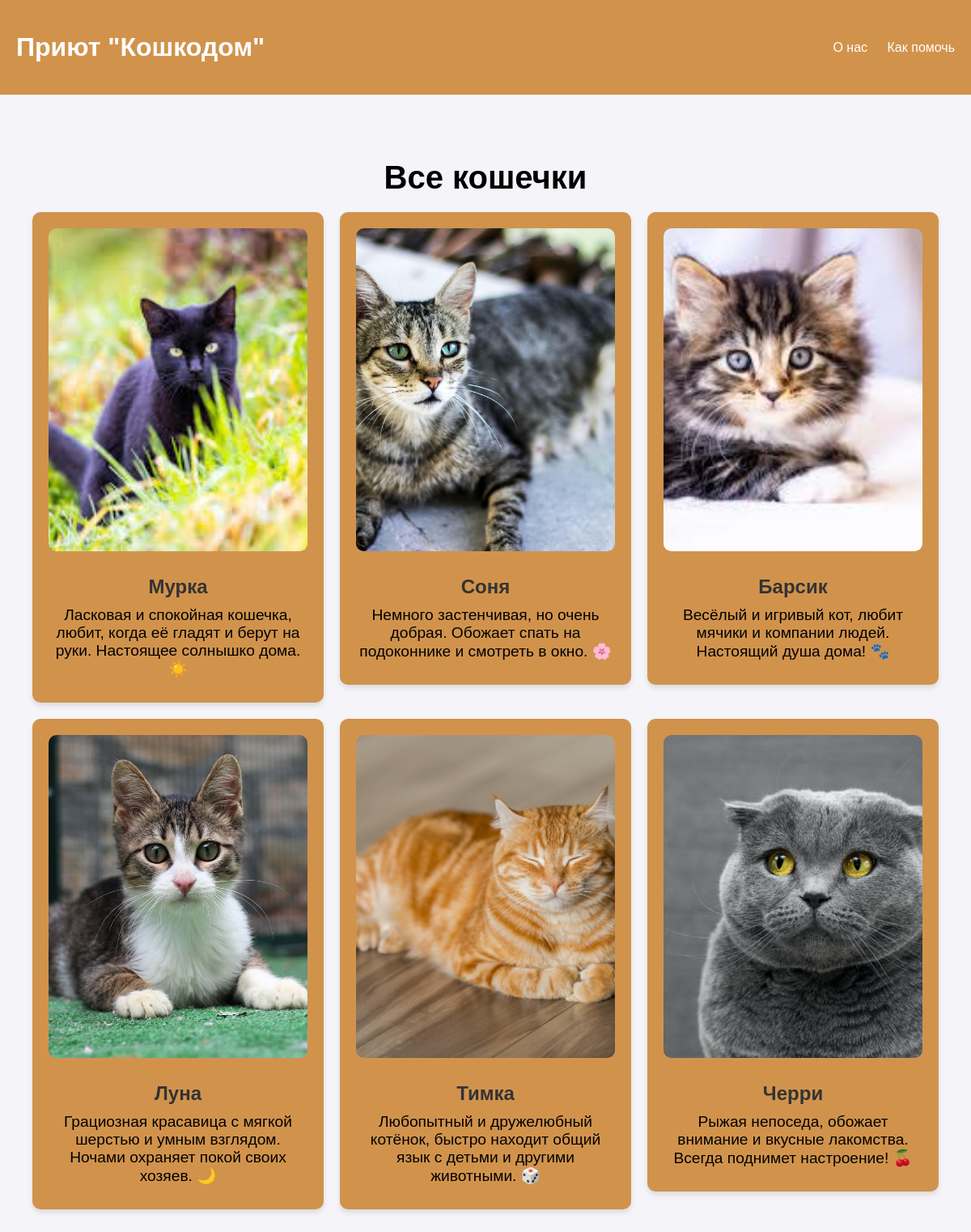
The page / on the database its author committed.
### app/models.py (models this page shows, shortened)
class Cat(models.Model):
    name = models.CharField(max_length=150)
    discription = models.TextField()
    image = models.ImageField(upload_to='images/',
            blank=True, null=True, default='images/default.jpg')

### app/views.py (the view)
# urls.py: path("", views.cat_list, name="cat_list"),
def cat_list(request):
    cats = Cat.objects.all()
    return render(request, "cat_list.html", {'cats': cats})

### app/templates/cat_list.html
{% extends "base.html" %}
{% block content%}
    <div class="container">
          <h2>Все кошечки</h2>
          <div class="list">
            {% for cat in cats %}
              <a href="{% url 'cat_detail' cat.id %}" class="cat-link">
              <div class="profile">
                  <img src="/media/{{cat.image}}" alt="Cat">
                  <h3>{{cat.name}}</h3>
                  <p class="discription">{{cat.discription}} </p>
              </div>
            </a>
              {% endfor %}
        </div>
    </div>
    {% endblock%}

### templates/base.html (shortened to what this page needs)
{%load static%}
<!DOCTYPE html>
<html lang="en">
<head>
    <link rel="stylesheet" href="{% static 'styles.css' %}">
</head>
<body>
    {% include 'header.html' %}
    <main>
        {% block content%}
        {% endblock %}
    </main>
</body>
</html>

### templates/header.html
    <header>
        <div class="container">
            <a href="/" rel="noopener noreferrer" class="logo"><h1>Приют "Кошкодом"</h1></a>
            <nav>
                <a href="/about" rel="noopener noreferrer">О нас</a>
                <a href="/help" rel="noopener noreferrer">Как помочь</a>
            </nav>
        </div>
    </header>

### static/styles.css (style rules this page uses)
* { margin: 0; padding: 0; box-sizing: border-box; }
body { font-family: 'Poppins', sans-serif; background-color: #f4f4f9; color: #000000; }
.container { max-width: 1200px; margin: 0 auto; padding: 20px; }
header { background-color: #d1934c; color: #fff; padding: 20px 0; }
header .container { display: flex; justify-content: space-between; align-items: center; }
header h1 { font-size: 2em; }
header nav a { color: #fff; margin-left: 20px; text-decoration: none; font-size: 1em; }
main h2 { font-size: 2.5em; margin-bottom: 20px; color: #000000; text-align: center; }
.list { display: grid; grid-template-columns: repeat(auto-fit, minmax(280px, 1fr)); gap: 20px; margin-top: 20px; }
.profile { background-color: #d1934c; border-radius: 10px; box-shadow: 0 4px 6px rgba(0, 0, 0, 0.1); overflow: hidden; transition: transform 0.3s, box-shadow 0.3s; text-align: center; padding: 20px; }
.profile img { width: 100%; height: 400px; border-bottom: 1px solid #d1934c; margin-bottom: 15px; object-fit: cover; object-position: center; border-radius: 10px; }
.profile h3 { font-size: 1.5em; margin: 10px 0; color: #333; }
.profile .discription { font-size: 1.2em; color: #000000; margin: 10px 0; }
main { margin-top: 40px; padding: 20px; }
.logo { color: #fff; text-decoration: none; }
.cat-link { color: #000000; text-decoration: none; }

### rows shown on the page
Cat: image (picture), name "Мурка", discription "Ласковая и спокойная кошечка, любит, когда её гладят и берут на руки. Настоящее солнышко дома. ☀️"
Cat: image (picture), name "Соня", discription "Немного застенчивая, но очень добрая. Обожает спать на подоконнике и смотреть в окно. 🌸"
Cat: image (picture), name "Барсик", discription "Весёлый и игривый кот, любит мячики и компании людей. Настоящий душа дома! 🐾"
Cat: image (picture), name "Луна", discription "Грациозная красавица с мягкой шерстью и умным взглядом. Ночами охраняет покой своих хозяев. 🌙"
Cat: image (placeholder picture), name "Тимка", discription "Любопытный и дружелюбный котёнок, быстро находит общий язык с детьми и другими животными. 🎲"
Cat: image (picture), name "Черри", discription "Рыжая непоседа, обожает внимание и вкусные лакомства. Всегда поднимет настроение! 🍒"
